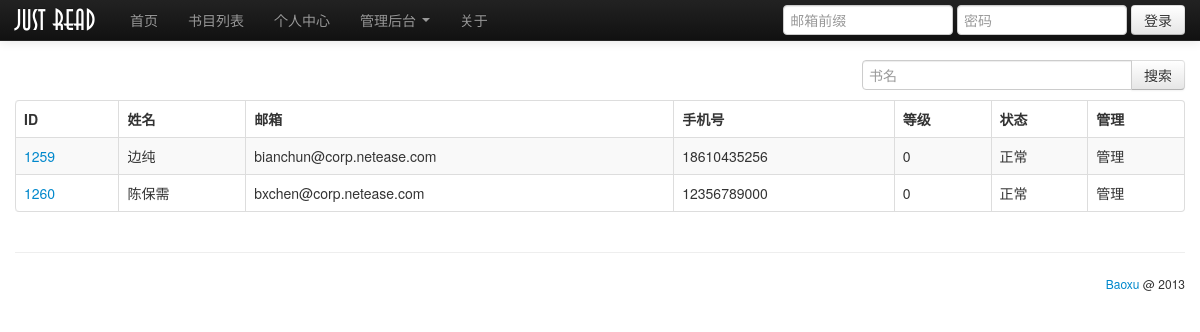
Before: /admin/user_list.php with the older database file.
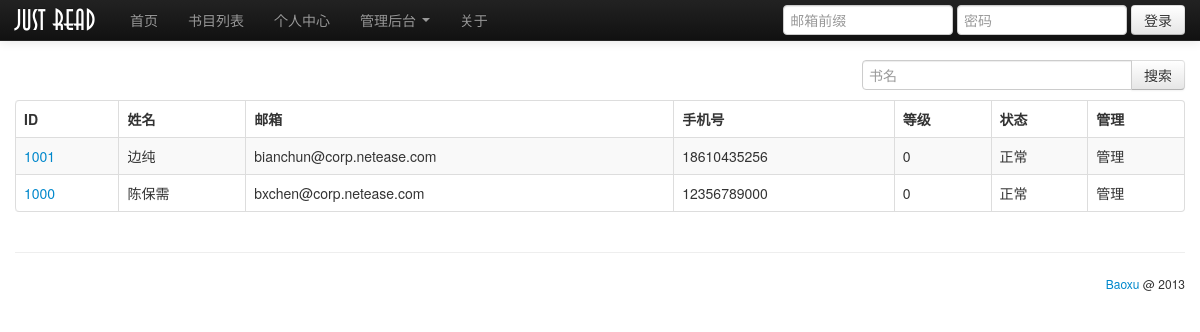
After: the same page with the newer database file.
### tables this page shows
CREATE TABLE `user` (
  `user_id` int(5) NOT NULL AUTO_INCREMENT COMMENT '用户ID-主键',
  `name` varchar(20) NOT NULL COMMENT '姓名',
  `mail` varchar(50) NOT NULL COMMENT '邮箱地址-登录名',
  `password` varchar(50) NOT NULL COMMENT '密码',
  `admin` int(1) NOT NULL DEFAULT '0' COMMENT '是否是管理员',
  `phone` bigint(11) DEFAULT NULL COMMENT '手机号',
  `head` varchar(30) DEFAULT NULL COMMENT '用户头像URI',
  `sign` varchar(300) DEFAULT NULL COMMENT '签名档',
  `level` int(1) NOT NULL DEFAULT '0' COMMENT '等级',
  `regist_time` date NOT NULL COMMENT '注册时间',
  `last_login` date DEFAULT NULL COMMENT '最后登录时间',
  `status` int(1) NOT NULL DEFAULT '1' COMMENT '帐号状态',
  `verify_code` varchar(32) DEFAULT NULL COMMENT '注册改密码等的验证码',
  PRIMARY KEY (`user_id`),
  UNIQUE KEY `mail` (`mail`)
);

### admin/user_list.php (the view, shortened to what this page needs)
<!DOCTYPE html>
<html>
<head>
    <link rel = "stylesheet" href = "../css/bootstrap.min.css">
    <link rel = "stylesheet" href = "../css/global.css">
    <link rel = "stylesheet" href = "../css/bootstrap-responsive.min.css">
    <link rel = "stylesheet" href = "../css/function.css">
</head>
<body>
<?php include "../common/nav.php"; ?>
<?php
$sql = "SELECT * FROM `user`";
$result = mysql_query($sql, $conn);
$success = mysql_num_rows($result);
?>
<div class = "container">
    <div class = "input-append f-fr">
        <input class = "span3" id = "appendedInputButton" placeholder = "书名" type = "text">
        <button class = "btn" type = "button">搜索</button>
    </div>
    <table class = "table table-bordered table-hover table-striped">
        <thead>
        <tr>
            <th>ID</th>
            <th>姓名</th>
            <th>邮箱</th>
            <th>手机号</th>
            <th>等级</th>
            <th>状态</th>
            <th>管理</th>
        </tr>
        </thead>
        <tbody>
        <?php
        if($success){
            while($row = mysql_fetch_array($result)){
                $userId = $row["user_id"];
                $userName = $row["name"];
                $userMail = $row["mail"];
                $userPhone = $row["phone"];
                $userLevel = $row["level"];
                if($row["status"] == 1){
                    $userStatus = "正常";
                } elseif($row["status"] == 2){
                    $userStatus = "冻结";
                } elseif($row["status"] == 0){
                    $userStatus = "未激活";
                } else{
                    $userStatus = "状态错误";
                }
                echo '<tr>';
                echo '<td><a href = "user_info.php?userId=' . $userId . '">' . $userId . '</a></td>';
                echo '<td>' . $userName . '</td>';
                echo '<td>' . $userMail . '</td>';
                echo '<td>' . $userPhone . '</td>';
                echo '<td>' . $userLevel . '</td>';
                echo '<td>' . $userStatus . '</td>';
                echo '<td>' . "管理" . '</td>';
                echo '</tr>';
            }
        } else{
            echo '没有书！';
        }
        ?>
    </table>
</div>
<?php include "../common/foot.php"; ?>

### common/nav.php (shortened to what this page needs)
<div class = "navbar navbar-inverse navbar-fixed-top">
    <div class = "navbar-inner">
        <div class = "container">
            <a href = "../home" class = "brand bx-logo">Just Read</a>
            <div class = "nav-collapse collapse" style = "height: 0;">
                <ul class = "nav">
                    <li><a href = "../home/">首页</a></li>
                    <li><a href = "../book/">书目列表</a></li>
                    <li><a href = "../user/">个人中心</a></li>
                    <li class = "dropdown">
                        <a data-toggle = "dropdown" class = "dropdown-toggle" href = "#">管理后台 <b
                                class = "caret"></b></a>
                    </li>
                    <li><a href = "../about/">关于</a></li>
                </ul>
                <?php
                if(isset($_COOKIE["userCode"])){
                    if($_COOKIE["userName"]){
                        $displayName = $_COOKIE["userName"];
                    } else{
                        $displayName = substr($_COOKIE["userMail"], 0, strpos($_COOKIE["userMail"], "@"));
                    }
                    echo '<form class = "navbar-form pull-right f-dn" id = "loginForm" name = "loginForm" action = "" onsubmit = "return false;">
                    <input type = "text" placeholder = "邮箱前缀" class = "span2" name = "nav_email" required="required"  id = "nav_email">
                    <input type = "password" placeholder = "密码" class = "span2" name = "nav_password" required="required"  id = "nav_password">
                    <button class = "btn" id = "bx-login-btn" data-event-tag = "et_login_btn">登录</button>
                    </form>';
                    echo '<div id="loginSuccess" class = "navbar-form pull-right bx-nav-login-success">' . $displayName . ' <a href="#" onclick="doLogout()"><span>注销</span></a></div>';
                } else{
                    echo '<form class = "navbar-form pull-right" id = "loginForm" name = "loginForm" action = "" onsubmit = "return false;">
                    <input type = "text" placeholder = "邮箱前缀" class = "span2" name = "nav_email" required="required"  id = "nav_email">
                    <input type = "password" placeholder = "密码" class = "span2" name = "nav_password" required="required"  id = "nav_password">
                    <button class = "btn" id = "bx-login-btn" data-event-tag = "et_login_btn">登录</button>
                    </form>';
                }
                ?>
            </div>
        </div>
    </div>
</div>

### common/foot.php (shortened to what this page needs)
<div class = "container">
    <hr>
    <footer>
        <p class = "text-right f-fs1" ><a href = "http://baoxu.net" target="_blank">Baoxu</a> @ 2013</p>
    </footer>
</div>
</body>
</html>

### css/global.css (style rules this page uses)
body { padding: 60px 0 40px 0; }
.bx-logo { font-family: logoFont; font-size: 28px !important; }

### css/function.css (style rules this page uses)
.f-fr { float:right; }
.f-fs1 { font-size:12px; }

Changed rows visible on the page:
removed user: user_id "1259", name "边纯", mail "bianchun@corp.netease.com", phone "18610435256", level "0", status "正常"
removed user: user_id "1260", name "陈保需", mail "bxchen@corp.netease.com", phone "12356789000", level "0", status "正常"
added user: user_id "1001", name "边纯", mail "bianchun@corp.netease.com", phone "18610435256", level "0", status "正常"
added user: user_id "1000", name "陈保需", mail "bxchen@corp.netease.com", phone "12356789000", level "0", status "正常"
